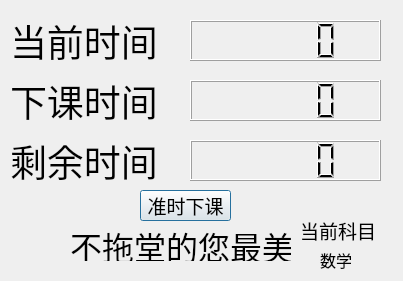
<?xml version="1.0" encoding="UTF-8"?>
<ui version="4.0">
 <class>Dialog</class>
 <widget class="QDialog" name="Dialog">
  <property name="geometry">
   <rect>
    <x>0</x>
    <y>0</y>
    <width>403</width>
    <height>281</height>
   </rect>
  </property>
  <property name="tabletTracking">
   <bool>false</bool>
  </property>
  <property name="windowTitle">
   <string>Dialog</string>
  </property>
  <property name="autoFillBackground">
   <bool>false</bool>
  </property>
  <property name="styleSheet">
   <string notr="true">QDialog
{
background-color = brgb(45, 48, 51)
}</string>
  </property>
  <widget class="QLCDNumber" name="time_now">
   <property name="geometry">
    <rect>
     <x>190</x>
     <y>20</y>
     <width>191</width>
     <height>41</height>
    </rect>
   </property>
  </widget>
  <widget class="QPushButton" name="finish_class">
   <property name="geometry">
    <rect>
     <x>140</x>
     <y>190</y>
     <width>91</width>
     <height>31</height>
    </rect>
   </property>
   <property name="font">
    <font>
     <family>Adobe 明體 Std L</family>
     <pointsize>14</pointsize>
    </font>
   </property>
   <property name="text">
    <string>准时下课</string>
   </property>
  </widget>
  <widget class="QLabel" name="now_subject">
   <property name="geometry">
    <rect>
     <x>320</x>
     <y>250</y>
     <width>31</width>
     <height>20</height>
    </rect>
   </property>
   <property name="font">
    <font>
     <family>楷体</family>
     <pointsize>12</pointsize>
    </font>
   </property>
   <property name="text">
    <string>数学</string>
   </property>
  </widget>
  <widget class="QLabel" name="label">
   <property name="geometry">
    <rect>
     <x>10</x>
     <y>20</y>
     <width>151</width>
     <height>41</height>
    </rect>
   </property>
   <property name="font">
    <font>
     <family>2012</family>
     <pointsize>28</pointsize>
    </font>
   </property>
   <property name="text">
    <string>当前时间</string>
   </property>
  </widget>
  <widget class="QLCDNumber" name="rest_time">
   <property name="geometry">
    <rect>
     <x>190</x>
     <y>140</y>
     <width>191</width>
     <height>41</height>
    </rect>
   </property>
   <property name="mode">
    <enum>QLCDNumber::Dec</enum>
   </property>
  </widget>
  <widget class="QLabel" name="label_3">
   <property name="geometry">
    <rect>
     <x>10</x>
     <y>140</y>
     <width>151</width>
     <height>41</height>
    </rect>
   </property>
   <property name="font">
    <font>
     <family>2012</family>
     <pointsize>28</pointsize>
    </font>
   </property>
   <property name="text">
    <string>剩余时间</string>
   </property>
  </widget>
  <widget class="QLabel" name="label_5">
   <property name="geometry">
    <rect>
     <x>300</x>
     <y>210</y>
     <width>81</width>
     <height>41</height>
    </rect>
   </property>
   <property name="font">
    <font>
     <family>华文中宋</family>
     <pointsize>14</pointsize>
    </font>
   </property>
   <property name="text">
    <string>当前科目</string>
   </property>
  </widget>
  <widget class="QLabel" name="label_2">
   <property name="geometry">
    <rect>
     <x>10</x>
     <y>80</y>
     <width>151</width>
     <height>41</height>
    </rect>
   </property>
   <property name="font">
    <font>
     <family>2012</family>
     <pointsize>28</pointsize>
    </font>
   </property>
   <property name="text">
    <string>下课时间</string>
   </property>
  </widget>
  <widget class="QLCDNumber" name="over_time">
   <property name="geometry">
    <rect>
     <x>190</x>
     <y>80</y>
     <width>191</width>
     <height>41</height>
    </rect>
   </property>
   <property name="mode">
    <enum>QLCDNumber::Dec</enum>
   </property>
  </widget>
  <widget class="QLabel" name="label_4">
   <property name="geometry">
    <rect>
     <x>70</x>
     <y>230</y>
     <width>221</width>
     <height>31</height>
    </rect>
   </property>
   <property name="font">
    <font>
     <family>华文行楷</family>
     <pointsize>24</pointsize>
    </font>
   </property>
   <property name="text">
    <string>不拖堂的您最美</string>
   </property>
  </widget>
 </widget>
 <resources/>
 <connections/>
</ui>
